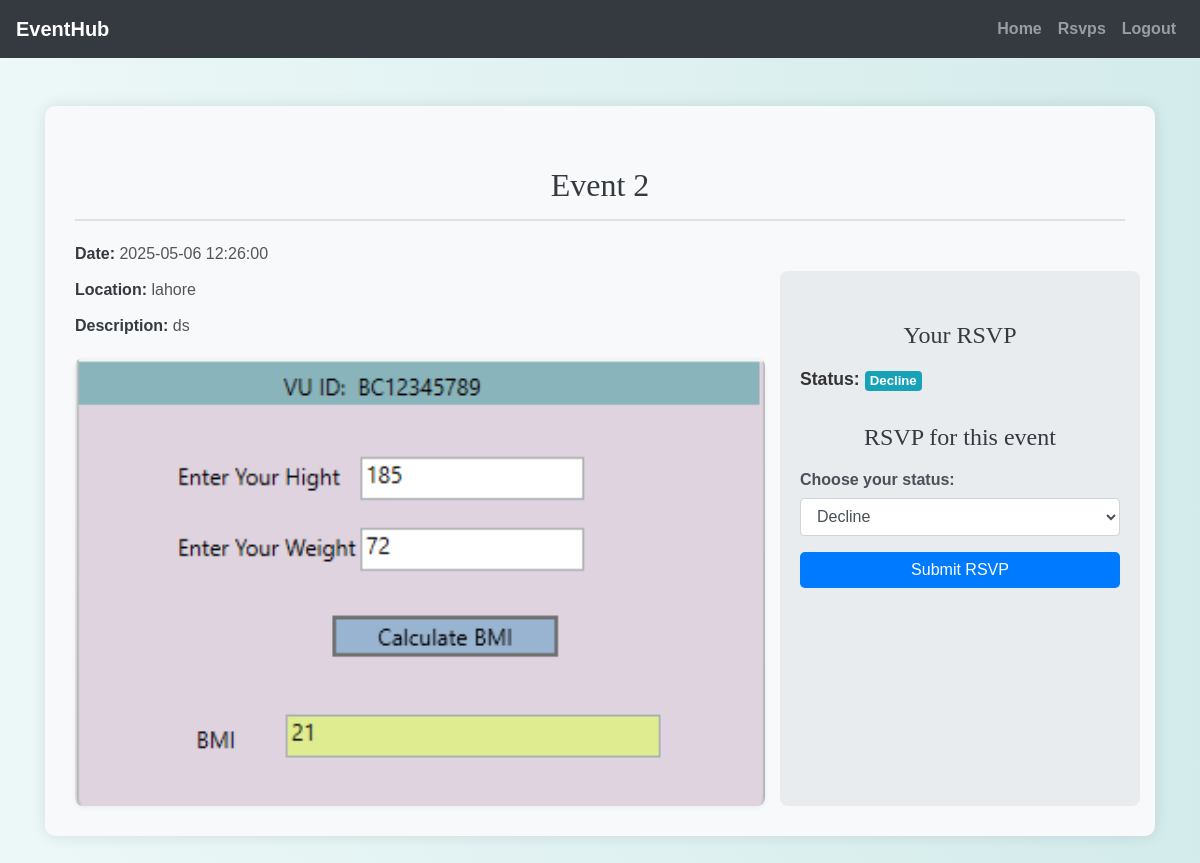
The page /attendee/event_details.php?event_id=5 (signed in) on the database its author committed.
### tables this page shows
CREATE TABLE `events` (
  `id` int(11) NOT NULL,
  `user_id` int(11) NOT NULL,
  `event_name` varchar(255) NOT NULL,
  `event_date` datetime NOT NULL,
  `location` varchar(255) NOT NULL,
  `description` text NOT NULL,
  `latitude` decimal(10,6) DEFAULT NULL,
  `longitude` decimal(10,6) DEFAULT NULL,
  `capacity` int(11) DEFAULT NULL,
  `event_image` varchar(255) DEFAULT NULL,
  `created_at` timestamp NOT NULL DEFAULT current_timestamp(),
  `updated_at` timestamp NOT NULL DEFAULT current_timestamp() ON UPDATE current_timestamp()
);

CREATE TABLE `rsvps` (
  `rsvp_id` int(11) NOT NULL,
  `event_id` int(11) NOT NULL,
  `user_id` int(11) NOT NULL,
  `status` enum('attend','maybe','decline') NOT NULL,
  `created_at` timestamp NOT NULL DEFAULT current_timestamp()
);

### attendee/event_details.php (the view, shortened to what this page needs)
<?php
include('config.php');
$event_id = $_GET['event_id'];
$sql = "SELECT * FROM events WHERE id = ?";
if ($stmt = mysqli_prepare($conn, $sql)) {
    mysqli_stmt_bind_param($stmt, "i", $event_id);
    mysqli_stmt_execute($stmt);
    $event_result = mysqli_stmt_get_result($stmt);
    $event = mysqli_fetch_assoc($event_result);
} else {
    echo "<div class='container mt-5'><div class='alert alert-danger'>Error fetching event details.</div></div>";
    exit;
}
$rsvp_status = null;
$sql_rsvp = "SELECT status FROM rsvps WHERE event_id = ? AND user_id = ?";
if ($stmt_rsvp = mysqli_prepare($conn, $sql_rsvp)) {
    mysqli_stmt_bind_param($stmt_rsvp, "ii", $event_id, $_SESSION["id"]);
    mysqli_stmt_execute($stmt_rsvp);
    $rsvp_result = mysqli_stmt_get_result($stmt_rsvp);
    $rsvp_status = mysqli_fetch_assoc($rsvp_result)['status'] ?? null;
}
$current_date = date('Y-m-d');
$event_date = $event['event_date'];
$event_date_passed = (strtotime($event_date) < strtotime($current_date));
?>
<!DOCTYPE html>
<html>
<head>
    <link rel="stylesheet" href="https://maxcdn.bootstrapcdn.com/bootstrap/4.5.2/css/bootstrap.min.css">
    <link rel="stylesheet" href="../css/style.css">
</head>
<body>
<?php include('navbar.php'); ?>
<div class="container mt-5">
    <?php if ($event): ?>
        <div class="event-details-container">
            <h2 class="event-title"><?php echo htmlspecialchars($event['event_name']); ?></h2>
            <div class="row">
                <div class="col-md-8 event-info">
                    <p><strong>Date:</strong> <?php echo htmlspecialchars($event['event_date']); ?></p>
                    <p><strong>Location:</strong> <?php echo htmlspecialchars($event['location']); ?></p>
                    <p><strong>Description:</strong> <?php echo nl2br(htmlspecialchars($event['description'])); ?></p>
                    <div class="event-image-container">
                        <?php if (!empty($event['event_image'])): ?>
                            <img src="../organizer/<?php echo htmlspecialchars($event['event_image']); ?>" class="event-image img-fluid" alt="Event Image">
                        <?php else: ?>
                            <img src="default-image.jpg" class="event-image img-fluid" alt="Event Image">
                        <?php endif; ?>
                    </div>
                </div>
                <div class="col-md-4 rsvp-section">
                    <h4 class="rsvp-title">Your RSVP</h4>
                    <div class="rsvp-status-display">
                        <?php if ($rsvp_status): ?>
                            <strong>Status:</strong> <span class="badge badge-info"><?php echo ucfirst(htmlspecialchars($rsvp_status)); ?></span>
                        <?php else: ?>
                            <strong>Status:</strong> <span class="badge badge-secondary">Not Yet Responded</span>
                        <?php endif; ?>
                    </div>
                    <?php if ($event_date_passed): ?>
                        <div class="alert alert-danger">Sorry, RSVP is closed for this event.</div>
                    <?php else: ?>
                        <h4 class="rsvp-title">RSVP for this event</h4>
                        <form method="POST" class="rsvp-form">
                            <div class="form-group">
                                <label for="rsvp_status">Choose your status:</label>
                                <select name="rsvp_status" id="rsvp_status" class="form-control" required>
                                    <option value="decline" <?php echo ($rsvp_status === 'decline') ? 'selected' : ''; ?>>Decline</option>
                                </select>
                            </div>
                            <button type="submit" class="btn btn-primary btn-block">Submit RSVP</button>
                        </form>
                    <?php endif; ?>
                </div>
            </div>
        </div>
        <div id="map"></div>
    <?php else: ?>
        <div class="container mt-5">
            <div class="alert alert-danger">Event not found.</div>
        </div>
    <?php endif; ?>
</div>
</body>
</html>

### css/style.css (style rules this page uses)
body { background: linear-gradient(90deg, rgba(233, 246, 246, 0.831), rgba(207, 233, 233, 0.9)); font-family: 'Arial', sans-serif; color: #333; line-height: 1.6; }
h1, h2, h3, h4 { text-align: center; margin-top: 30px; margin-bottom: 30px; font-family: 'Georgia', serif; }
.container { margin-bottom: 40px; }
.btn-primary { color: #fff; border: none; border-radius: 5px; cursor: pointer; transition: background-color 0.3s ease; }

### attendee/event_details.php (style rules this page uses)
.event-details-container { background-color: #f8f9fa; padding: 30px; margin-top: 30px; border-radius: 10px; box-shadow: 0 0 15px rgba(0, 0, 0, 0.1); }
.event-title { color: #343a40; margin-bottom: 20px; border-bottom: 2px solid #dee2e6; padding-bottom: 15px; }
.event-info p { margin-bottom: 10px; color: #555; }
.event-info strong { font-weight: bold; color: #343a40; }
.event-image-container { margin-top: 20px; border-radius: 8px; overflow: hidden; box-shadow: 0 2px 5px rgba(0, 0, 0, 0.05); }
.event-image { width: 100%; display: block; }
.rsvp-section { background-color: #e9ecef; padding: 20px; border-radius: 8px; margin-top: 30px; }
.rsvp-title { color: #343a40; margin-bottom: 15px; }
.rsvp-status-display { margin-bottom: 15px; font-size: 1.1rem; }
.rsvp-status-display strong { font-weight: bold; }
.rsvp-form label { font-weight: bold; color: #495057; margin-bottom: 5px; }
.rsvp-form select { margin-bottom: 15px; }
.btn-primary { background-color: #007bff; border-color: #007bff; }
#map { height: 400px; margin-top: 20px; }

### rows shown on the page
events: event_name "Event 2", event_date "2025-05-06 12:26:00", location "lahore", description "ds", event_image (picture)
rsvps: status "Decline", rsvp_status "Decline"
